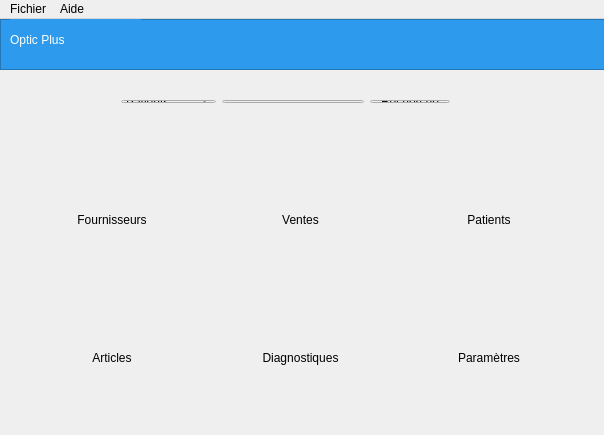
<?xml version="1.0" encoding="UTF-8"?>
<ui version="4.0">
 <class>Acceuil</class>
 <widget class="QMainWindow" name="Acceuil">
  <property name="geometry">
   <rect>
    <x>0</x>
    <y>0</y>
    <width>604</width>
    <height>435</height>
   </rect>
  </property>
  <property name="windowTitle">
   <string>Acceuil</string>
  </property>
  <widget class="QWidget" name="centralWidget">
   <widget class="QWidget" name="layoutWidget">
    <property name="geometry">
     <rect>
      <x>10</x>
      <y>110</y>
      <width>581</width>
      <height>291</height>
     </rect>
    </property>
    <layout class="QGridLayout" name="gridLayout">
     <item row="1" column="2">
      <layout class="QVBoxLayout" name="verticalLayout_6">
       <item>
        <widget class="QPushButton" name="btnQuitter">
         <property name="text">
          <string/>
         </property>
         <property name="icon">
          <iconset>
           <normaloff>img/settings.png</normaloff>img/settings.png</iconset>
         </property>
         <property name="iconSize">
          <size>
           <width>90</width>
           <height>89</height>
          </size>
         </property>
         <property name="flat">
          <bool>true</bool>
         </property>
        </widget>
       </item>
       <item>
        <widget class="QLabel" name="label_7">
         <property name="text">
          <string>Paramètres</string>
         </property>
         <property name="alignment">
          <set>Qt::AlignCenter</set>
         </property>
        </widget>
       </item>
      </layout>
     </item>
     <item row="0" column="0">
      <layout class="QVBoxLayout" name="verticalLayout">
       <item>
        <widget class="QPushButton" name="btnFour">
         <property name="text">
          <string/>
         </property>
         <property name="icon">
          <iconset>
           <normaloff>img/Fournisseur/sell.png</normaloff>img/Fournisseur/sell.png</iconset>
         </property>
         <property name="iconSize">
          <size>
           <width>99</width>
           <height>89</height>
          </size>
         </property>
         <property name="flat">
          <bool>true</bool>
         </property>
        </widget>
       </item>
       <item>
        <widget class="QLabel" name="label_2">
         <property name="text">
          <string>Fournisseurs</string>
         </property>
         <property name="alignment">
          <set>Qt::AlignCenter</set>
         </property>
        </widget>
       </item>
      </layout>
     </item>
     <item row="0" column="1">
      <layout class="QVBoxLayout" name="verticalLayout_2">
       <item>
        <widget class="QPushButton" name="btnVente">
         <property name="text">
          <string/>
         </property>
         <property name="icon">
          <iconset>
           <normaloff>img/Vente/banknotes.png</normaloff>img/Vente/banknotes.png</iconset>
         </property>
         <property name="iconSize">
          <size>
           <width>93</width>
           <height>89</height>
          </size>
         </property>
         <property name="flat">
          <bool>true</bool>
         </property>
        </widget>
       </item>
       <item>
        <widget class="QLabel" name="label_3">
         <property name="text">
          <string>Ventes</string>
         </property>
         <property name="alignment">
          <set>Qt::AlignCenter</set>
         </property>
        </widget>
       </item>
      </layout>
     </item>
     <item row="0" column="2">
      <layout class="QVBoxLayout" name="verticalLayout_3">
       <item>
        <widget class="QPushButton" name="btnClient">
         <property name="text">
          <string/>
         </property>
         <property name="icon">
          <iconset>
           <normaloff>img/Patient/user.png</normaloff>img/Patient/user.png</iconset>
         </property>
         <property name="iconSize">
          <size>
           <width>92</width>
           <height>90</height>
          </size>
         </property>
         <property name="flat">
          <bool>true</bool>
         </property>
        </widget>
       </item>
       <item>
        <widget class="QLabel" name="label_4">
         <property name="text">
          <string>Patients</string>
         </property>
         <property name="alignment">
          <set>Qt::AlignCenter</set>
         </property>
        </widget>
       </item>
      </layout>
     </item>
     <item row="1" column="1">
      <layout class="QVBoxLayout" name="verticalLayout_5">
       <item>
        <widget class="QPushButton" name="btnFact">
         <property name="text">
          <string/>
         </property>
         <property name="icon">
          <iconset>
           <normaloff>img/Diagnostique/stethoscope.png</normaloff>img/Diagnostique/stethoscope.png</iconset>
         </property>
         <property name="iconSize">
          <size>
           <width>79</width>
           <height>88</height>
          </size>
         </property>
         <property name="flat">
          <bool>true</bool>
         </property>
        </widget>
       </item>
       <item>
        <widget class="QLabel" name="label_6">
         <property name="text">
          <string>Diagnostiques</string>
         </property>
         <property name="alignment">
          <set>Qt::AlignCenter</set>
         </property>
        </widget>
       </item>
      </layout>
     </item>
     <item row="1" column="0">
      <layout class="QVBoxLayout" name="verticalLayout_4">
       <item>
        <widget class="QPushButton" name="btnArticle">
         <property name="text">
          <string/>
         </property>
         <property name="icon">
          <iconset>
           <normaloff>img/Verres et montures/glasses.png</normaloff>img/Verres et montures/glasses.png</iconset>
         </property>
         <property name="iconSize">
          <size>
           <width>93</width>
           <height>85</height>
          </size>
         </property>
         <property name="flat">
          <bool>true</bool>
         </property>
        </widget>
       </item>
       <item>
        <widget class="QLabel" name="label_5">
         <property name="text">
          <string>Articles</string>
         </property>
         <property name="alignment">
          <set>Qt::AlignCenter</set>
         </property>
        </widget>
       </item>
      </layout>
     </item>
    </layout>
   </widget>
   <widget class="QFrame" name="frame">
    <property name="geometry">
     <rect>
      <x>0</x>
      <y>0</y>
      <width>621</width>
      <height>51</height>
     </rect>
    </property>
    <property name="styleSheet">
     <string notr="true">background-color: rgb(45, 154, 237)</string>
    </property>
    <property name="frameShape">
     <enum>QFrame::StyledPanel</enum>
    </property>
    <property name="frameShadow">
     <enum>QFrame::Raised</enum>
    </property>
    <widget class="QLabel" name="label">
     <property name="geometry">
      <rect>
       <x>10</x>
       <y>0</y>
       <width>131</width>
       <height>41</height>
      </rect>
     </property>
     <property name="styleSheet">
      <string notr="true">font: 20pt &quot;MS Shell Dlg 2&quot;;color:rgb(255, 255, 255)</string>
     </property>
     <property name="text">
      <string>Optic Plus</string>
     </property>
    </widget>
   </widget>
   <widget class="QWidget" name="layoutWidget">
    <property name="geometry">
     <rect>
      <x>110</x>
      <y>70</y>
      <width>351</width>
      <height>25</height>
     </rect>
    </property>
    <layout class="QHBoxLayout" name="horizontalLayout">
     <item>
      <widget class="QComboBox" name="cmbSearch">
       <item>
        <property name="text">
         <string>Patients</string>
        </property>
        <property name="icon">
         <iconset theme="fusion">
          <normaloff/>
         </iconset>
        </property>
       </item>
       <item>
        <property name="text">
         <string>Fournisseur</string>
        </property>
       </item>
       <item>
        <property name="text">
         <string>Article</string>
        </property>
       </item>
      </widget>
     </item>
     <item>
      <widget class="QLineEdit" name="lgnSearch"/>
     </item>
     <item>
      <widget class="QPushButton" name="btnRechercher">
       <property name="text">
        <string>Recherche</string>
       </property>
      </widget>
     </item>
    </layout>
   </widget>
  </widget>
  <widget class="QMenuBar" name="menuBar">
   <property name="geometry">
    <rect>
     <x>0</x>
     <y>0</y>
     <width>604</width>
     <height>22</height>
    </rect>
   </property>
   <widget class="QMenu" name="menuFichier">
    <property name="title">
     <string>Fichier</string>
    </property>
    <addaction name="actionPreferences"/>
    <addaction name="actionQuitter"/>
   </widget>
   <widget class="QMenu" name="menuAide">
    <property name="title">
     <string>Aide</string>
    </property>
    <addaction name="actionA_propos"/>
   </widget>
   <addaction name="menuFichier"/>
   <addaction name="menuAide"/>
  </widget>
  <action name="actionA_propos">
   <property name="text">
    <string>A propos</string>
   </property>
  </action>
  <action name="actionQuitter">
   <property name="text">
    <string>Quitter</string>
   </property>
  </action>
  <action name="actionPreferences">
   <property name="text">
    <string>Preferences</string>
   </property>
  </action>
 </widget>
 <layoutdefault spacing="6" margin="11"/>
 <resources/>
 <connections/>
</ui>
